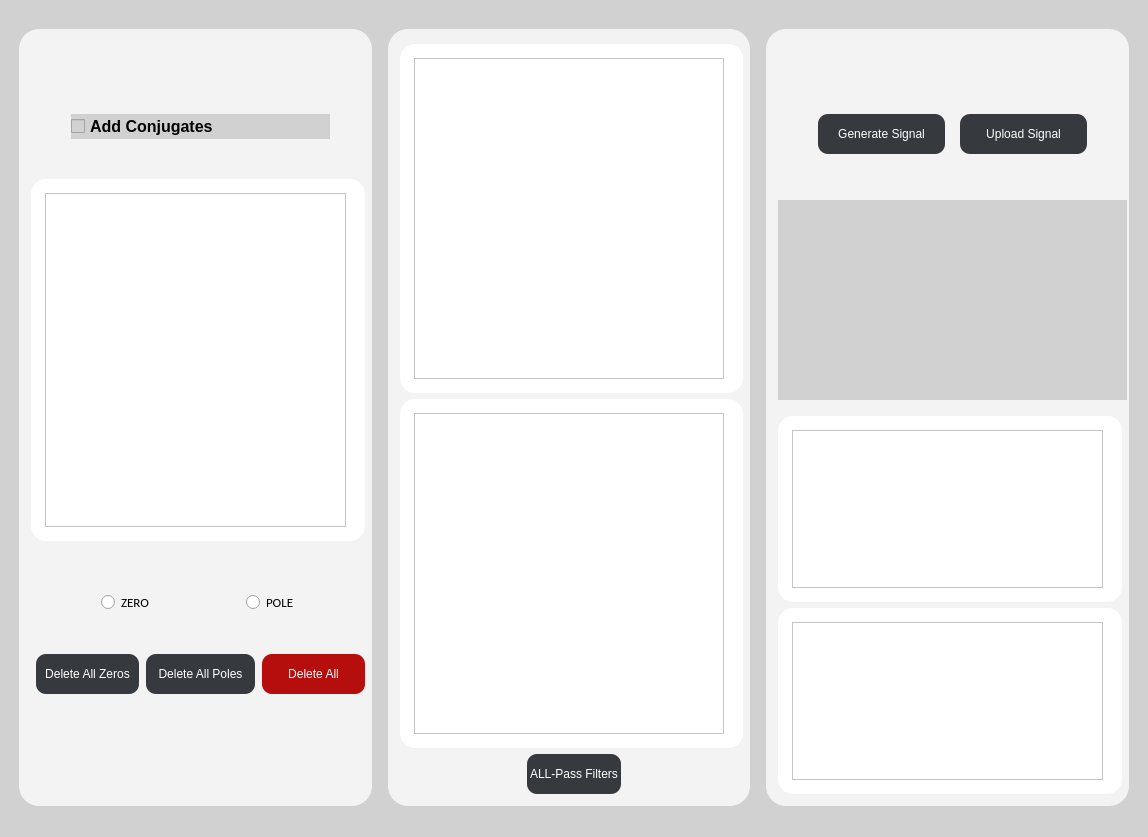
<?xml version="1.0" encoding="UTF-8"?>
<ui version="4.0">
 <class>MainWindow</class>
 <widget class="QMainWindow" name="MainWindow">
  <property name="geometry">
   <rect>
    <x>0</x>
    <y>0</y>
    <width>1148</width>
    <height>837</height>
   </rect>
  </property>
  <property name="windowTitle">
   <string>MainWindow</string>
  </property>
  <property name="styleSheet">
   <string notr="true">background-color:rgb(209, 209, 209)</string>
  </property>
  <widget class="QWidget" name="centralwidget">
   <layout class="QGridLayout" name="gridLayout_6">
    <item row="0" column="0">
     <layout class="QHBoxLayout" name="horizontalLayout">
      <property name="topMargin">
       <number>20</number>
      </property>
      <item>
       <layout class="QVBoxLayout" name="verticalLayout_3">
        <property name="spacing">
         <number>50</number>
        </property>
        <property name="sizeConstraint">
         <enum>QLayout::SetDefaultConstraint</enum>
        </property>
        <property name="leftMargin">
         <number>10</number>
        </property>
        <item>
         <widget class="QGroupBox" name="groupBox_5">
          <property name="maximumSize">
           <size>
            <width>520</width>
            <height>16777215</height>
           </size>
          </property>
          <property name="baseSize">
           <size>
            <width>0</width>
            <height>0</height>
           </size>
          </property>
          <property name="cursor">
           <cursorShape>ArrowCursor</cursorShape>
          </property>
          <property name="mouseTracking">
           <bool>false</bool>
          </property>
          <property name="tabletTracking">
           <bool>false</bool>
          </property>
          <property name="focusPolicy">
           <enum>Qt::NoFocus</enum>
          </property>
          <property name="styleSheet">
           <string notr="true">QGroupBox {
  width: 65vw;
  height: 90vh;
  background-color: rgb(243, 243, 243); /* Use color names directly */
  border-radius: 20px;
  padding: 5px; /* Adjust padding as needed */
  margin-right: 10px;
}

/* You may need to adjust the sub-controls styles based on your specific requirements */
QGroupBox::title {
  subcontrol-origin: margin;
  subcontrol-position: top center;
  padding: 0 3px;
}

QGroupBox::indicator {
  width: 13px;
  height: 13px;
}


</string>
          </property>
          <property name="title">
           <string/>
          </property>
          <layout class="QGridLayout" name="gridLayout_2">
           <item row="0" column="0">
            <layout class="QVBoxLayout" name="verticalLayout_10">
             <property name="spacing">
              <number>0</number>
             </property>
             <property name="sizeConstraint">
              <enum>QLayout::SetDefaultConstraint</enum>
             </property>
             <item>
              <layout class="QHBoxLayout" name="horizontalLayout_2">
               <property name="spacing">
                <number>15</number>
               </property>
               <property name="topMargin">
                <number>70</number>
               </property>
               <property name="bottomMargin">
                <number>20</number>
               </property>
               <item>
                <layout class="QVBoxLayout" name="verticalLayout_4">
                 <property name="leftMargin">
                  <number>40</number>
                 </property>
                 <property name="rightMargin">
                  <number>40</number>
                 </property>
                 <item>
                  <widget class="QCheckBox" name="add_conjugates">
                   <property name="font">
                    <font>
                     <pointsize>12</pointsize>
                     <bold>true</bold>
                    </font>
                   </property>
                   <property name="text">
                    <string>Add Conjugates</string>
                   </property>
                  </widget>
                 </item>
                </layout>
               </item>
              </layout>
             </item>
             <item>
              <layout class="QHBoxLayout" name="horizontalLayout_4">
               <property name="topMargin">
                <number>20</number>
               </property>
               <property name="bottomMargin">
                <number>40</number>
               </property>
               <item>
                <widget class="QGroupBox" name="groupBox">
                 <property name="styleSheet">
                  <string notr="true">QGroupBox {
  width: 65vw;
  height: 90vh;
  background-color: white; /* Use color names directly */
  border-radius: 15px;
  padding: 5px; /* Adjust padding as needed */
  margin-right: 5px;
}

/* You may need to adjust the sub-controls styles based on your specific requirements */
QGroupBox::title {
  subcontrol-origin: margin;
  subcontrol-position: top center;
  padding: 0 3px;
}

QGroupBox::indicator {
  width: 13px;
  height: 13px;
}


</string>
                 </property>
                 <property name="title">
                  <string/>
                 </property>
                 <layout class="QGridLayout" name="gridLayout_7">
                  <item row="0" column="0">
                   <widget class="PlotWidget" name="circle_graph">
                    <property name="styleSheet">
                     <string notr="true">QGraphicsView {
    background-color: white;
}</string>
                    </property>
                   </widget>
                  </item>
                 </layout>
                </widget>
               </item>
              </layout>
             </item>
             <item>
              <layout class="QHBoxLayout" name="horizontalLayout_6">
               <property name="spacing">
                <number>0</number>
               </property>
               <property name="leftMargin">
                <number>20</number>
               </property>
               <property name="topMargin">
                <number>10</number>
               </property>
               <property name="rightMargin">
                <number>30</number>
               </property>
               <property name="bottomMargin">
                <number>20</number>
               </property>
               <item>
                <layout class="QVBoxLayout" name="verticalLayout_11">
                 <property name="leftMargin">
                  <number>50</number>
                 </property>
                 <item>
                  <widget class="QRadioButton" name="zero_radiobtn">
                   <property name="font">
                    <font>
                     <family>Calibri</family>
                     <pointsize>10</pointsize>
                     <bold>false</bold>
                    </font>
                   </property>
                   <property name="styleSheet">
                    <string notr="true">    background-color: none</string>
                   </property>
                   <property name="text">
                    <string>ZERO</string>
                   </property>
                  </widget>
                 </item>
                </layout>
               </item>
               <item>
                <layout class="QVBoxLayout" name="verticalLayout_12">
                 <property name="leftMargin">
                  <number>50</number>
                 </property>
                 <item>
                  <widget class="QRadioButton" name="polae_radiobtn">
                   <property name="font">
                    <font>
                     <family>Calibri</family>
                     <pointsize>10</pointsize>
                    </font>
                   </property>
                   <property name="styleSheet">
                    <string notr="true">    background-color:none
</string>
                   </property>
                   <property name="text">
                    <string>POLE</string>
                   </property>
                  </widget>
                 </item>
                </layout>
               </item>
              </layout>
             </item>
             <item>
              <layout class="QHBoxLayout" name="horizontalLayout_3">
               <property name="spacing">
                <number>7</number>
               </property>
               <property name="topMargin">
                <number>20</number>
               </property>
               <property name="bottomMargin">
                <number>100</number>
               </property>
               <item>
                <layout class="QVBoxLayout" name="verticalLayout_8">
                 <property name="leftMargin">
                  <number>5</number>
                 </property>
                 <item>
                  <widget class="QPushButton" name="delete_zeros_btn">
                   <property name="minimumSize">
                    <size>
                     <width>100</width>
                     <height>40</height>
                    </size>
                   </property>
                   <property name="styleSheet">
                    <string notr="true">QPushButton {
    width: 50%;
    background-color: #36393D; /* Replace with the corresponding color value for --dark-grey in your application */
    color: white;
    border-radius: 10px;
    text-align: center;

}

QPushButton:hover {
    background-color: #1b1d1f; /* Replace with the corresponding color value for --darkest-color in your application */
}
</string>
                   </property>
                   <property name="text">
                    <string>Delete All Zeros</string>
                   </property>
                  </widget>
                 </item>
                </layout>
               </item>
               <item>
                <layout class="QVBoxLayout" name="verticalLayout_6">
                 <item>
                  <widget class="QPushButton" name="delete_poles_btn">
                   <property name="minimumSize">
                    <size>
                     <width>100</width>
                     <height>40</height>
                    </size>
                   </property>
                   <property name="styleSheet">
                    <string notr="true">QPushButton {
    width: 50%;
    background-color: #36393D; /* Replace with the corresponding color value for --dark-grey in your application */
    color: white;
    border-radius: 10px;
    text-align: center;

}

QPushButton:hover {
    background-color: #1b1d1f; /* Replace with the corresponding color value for --darkest-color in your application */
}
</string>
                   </property>
                   <property name="text">
                    <string>Delete All Poles</string>
                   </property>
                  </widget>
                 </item>
                </layout>
               </item>
               <item>
                <layout class="QVBoxLayout" name="verticalLayout_7">
                 <property name="rightMargin">
                  <number>5</number>
                 </property>
                 <item>
                  <widget class="QPushButton" name="delete_all_btn">
                   <property name="minimumSize">
                    <size>
                     <width>90</width>
                     <height>40</height>
                    </size>
                   </property>
                   <property name="styleSheet">
                    <string notr="true">QPushButton {
    width: 50%;
    background-color: rgb(182, 13, 13); /* Replace with the corresponding color value for --dark-grey in your application */
    color: white;
    border-radius: 10px;
    text-align: center;

}

QPushButton:hover {
    background-color: white;
color:red /* Replace with the corresponding color value for --darkest-color in your application */
}
</string>
                   </property>
                   <property name="text">
                    <string>Delete All</string>
                   </property>
                  </widget>
                 </item>
                </layout>
               </item>
              </layout>
             </item>
            </layout>
           </item>
          </layout>
         </widget>
        </item>
       </layout>
      </item>
      <item>
       <layout class="QVBoxLayout" name="verticalLayout_2">
        <item>
         <widget class="QGroupBox" name="groupBox_4">
          <property name="minimumSize">
           <size>
            <width>0</width>
            <height>0</height>
           </size>
          </property>
          <property name="maximumSize">
           <size>
            <width>950</width>
            <height>16777215</height>
           </size>
          </property>
          <property name="styleSheet">
           <string notr="true">QGroupBox {
  width: 65vw;
  height: 90vh;
  background-color: rgb(243, 243, 243); /* Use color names directly */
  border-radius: 20px;
  padding: 5px; /* Adjust padding as needed */
  margin-right: 10px;
}

/* You may need to adjust the sub-controls styles based on your specific requirements */
QGroupBox::title {
  subcontrol-origin: margin;
  subcontrol-position: top center;
  padding: 0 3px;
}

QGroupBox::indicator {
  width: 13px;
  height: 13px;
}


</string>
          </property>
          <property name="title">
           <string/>
          </property>
          <layout class="QGridLayout" name="gridLayout_5">
           <item row="0" column="0">
            <layout class="QVBoxLayout" name="verticalLayout_14">
             <item>
              <layout class="QHBoxLayout" name="horizontalLayout_7">
               <item>
                <widget class="QGroupBox" name="groupBox_2">
                 <property name="styleSheet">
                  <string notr="true">QGroupBox {
  width: 65vw;
  height: 90vh;
  background-color: white; /* Use color names directly */
  border-radius: 15px;
  padding: 5px; /* Adjust padding as needed */
  margin-right: 5px;
}

/* You may need to adjust the sub-controls styles based on your specific requirements */
QGroupBox::title {
  subcontrol-origin: margin;
  subcontrol-position: top center;
  padding: 0 3px;
}

QGroupBox::indicator {
  width: 13px;
  height: 13px;
}


</string>
                 </property>
                 <property name="title">
                  <string/>
                 </property>
                 <layout class="QGridLayout" name="gridLayout_3">
                  <item row="0" column="0">
                   <widget class="PlotWidget" name="frequancy_responce_graph">
                    <property name="styleSheet">
                     <string notr="true">QGraphicsView {
    background-color: white;
}</string>
                    </property>
                   </widget>
                  </item>
                 </layout>
                </widget>
               </item>
              </layout>
             </item>
             <item>
              <layout class="QHBoxLayout" name="horizontalLayout_8">
               <item>
                <widget class="QGroupBox" name="groupBox_6">
                 <property name="styleSheet">
                  <string notr="true">QGroupBox {
  width: 65vw;
  height: 90vh;
  background-color: white; /* Use color names directly */
  border-radius: 15px;
  padding: 5px; /* Adjust padding as needed */
  margin-right: 5px;
}

/* You may need to adjust the sub-controls styles based on your specific requirements */
QGroupBox::title {
  subcontrol-origin: margin;
  subcontrol-position: top center;
  padding: 0 3px;
}

QGroupBox::indicator {
  width: 13px;
  height: 13px;
}


</string>
                 </property>
                 <property name="title">
                  <string/>
                 </property>
                 <layout class="QGridLayout" name="gridLayout_4">
                  <item row="0" column="0">
                   <widget class="PlotWidget" name="phase_responce_graph">
                    <property name="styleSheet">
                     <string notr="true">QGraphicsView {
    background-color: white;
}</string>
                    </property>
                   </widget>
                  </item>
                 </layout>
                </widget>
               </item>
              </layout>
             </item>
             <item>
              <layout class="QVBoxLayout" name="verticalLayout_13">
               <property name="leftMargin">
                <number>90</number>
               </property>
               <property name="rightMargin">
                <number>90</number>
               </property>
               <item>
                <widget class="QPushButton" name="all_pass_filter_btn">
                 <property name="minimumSize">
                  <size>
                   <width>0</width>
                   <height>40</height>
                  </size>
                 </property>
                 <property name="styleSheet">
                  <string notr="true">QPushButton {
    width: 50%;
    background-color: #36393D; /* Replace with the corresponding color value for --dark-grey in your application */
    color: white;
    border-radius: 10px;
    margin-left: auto;
    margin-right: auto;

}

QPushButton:hover {
    background-color: #1b1d1f; /* Replace with the corresponding color value for --darkest-color in your application */
}
</string>
                 </property>
                 <property name="text">
                  <string>ALL-Pass Filters</string>
                 </property>
                </widget>
               </item>
              </layout>
             </item>
            </layout>
           </item>
          </layout>
         </widget>
        </item>
       </layout>
      </item>
      <item>
       <widget class="QGroupBox" name="groupBox_7">
        <property name="minimumSize">
         <size>
          <width>0</width>
          <height>0</height>
         </size>
        </property>
        <property name="maximumSize">
         <size>
          <width>520</width>
          <height>16777215</height>
         </size>
        </property>
        <property name="styleSheet">
         <string notr="true">QGroupBox {
  width: 65vw;
  height: 90vh;
  background-color: rgb(243, 243, 243); /* Use color names directly */
  border-radius: 20px;
  padding: 5px; /* Adjust padding as needed */
  margin-right: 10px;
}

/* You may need to adjust the sub-controls styles based on your specific requirements */
QGroupBox::title {
  subcontrol-origin: margin;
  subcontrol-position: top center;
  padding: 0 3px;
}

QGroupBox::indicator {
  width: 13px;
  height: 13px;
}


</string>
        </property>
        <property name="title">
         <string/>
        </property>
        <layout class="QGridLayout" name="gridLayout">
         <item row="0" column="0">
          <layout class="QVBoxLayout" name="verticalLayout_18">
           <item>
            <layout class="QHBoxLayout" name="horizontalLayout_11">
             <property name="spacing">
              <number>15</number>
             </property>
             <property name="topMargin">
              <number>70</number>
             </property>
             <property name="bottomMargin">
              <number>20</number>
             </property>
             <item>
              <layout class="QVBoxLayout" name="verticalLayout_16">
               <property name="leftMargin">
                <number>40</number>
               </property>
               <item>
                <widget class="QPushButton" name="Generate_sig_btn">
                 <property name="minimumSize">
                  <size>
                   <width>0</width>
                   <height>40</height>
                  </size>
                 </property>
                 <property name="styleSheet">
                  <string notr="true">QPushButton {
    width: 50%;
    background-color: #36393D; /* Replace with the corresponding color value for --dark-grey in your application */
    color: white;
    border-radius: 10px;
    text-align: center;

}

QPushButton:hover {
    background-color: #1b1d1f; /* Replace with the corresponding color value for --darkest-color in your application */
}
</string>
                 </property>
                 <property name="text">
                  <string>Generate Signal</string>
                 </property>
                </widget>
               </item>
              </layout>
             </item>
             <item>
              <layout class="QVBoxLayout" name="verticalLayout_17">
               <property name="rightMargin">
                <number>40</number>
               </property>
               <item>
                <widget class="QPushButton" name="upload_sig_btn">
                 <property name="minimumSize">
                  <size>
                   <width>0</width>
                   <height>40</height>
                  </size>
                 </property>
                 <property name="styleSheet">
                  <string notr="true">QPushButton {
    width: 50%;
    background-color: #36393D; /* Replace with the corresponding color value for --dark-grey in your application */
    color: white;
    border-radius: 10px;
    text-align: center;

}

QPushButton:hover {
    background-color: #1b1d1f; /* Replace with the corresponding color value for --darkest-color in your application */
}
</string>
                 </property>
                 <property name="text">
                  <string>Upload Signal</string>
                 </property>
                </widget>
               </item>
              </layout>
             </item>
            </layout>
           </item>
           <item>
            <layout class="QHBoxLayout" name="horizontalLayout_12">
             <property name="topMargin">
              <number>20</number>
             </property>
             <property name="bottomMargin">
              <number>10</number>
             </property>
             <item>
              <widget class="QWidget" name="hoverWidget" native="true">
               <property name="minimumSize">
                <size>
                 <width>0</width>
                 <height>200</height>
                </size>
               </property>
               <property name="maximumSize">
                <size>
                 <width>16777215</width>
                 <height>300</height>
                </size>
               </property>
               <property name="styleSheet">
                <string notr="true">QGroupBox {
  width: 65vw;
  height: 90vh;
  background-color: #36393D;  /* Use color names directly */
  border-radius: 15px;
  padding: 5px; /* Adjust padding as needed */
  margin-right: 5px;
}

/* You may need to adjust the sub-controls styles based on your specific requirements */
QGroupBox::title {
  subcontrol-origin: margin;
  subcontrol-position: top center;
  padding: 0 3px;
}

QGroupBox::indicator {
  width: 13px;
  height: 13px;
}


</string>
               </property>
              </widget>
             </item>
            </layout>
           </item>
           <item>
            <widget class="QGroupBox" name="groupBox_8">
             <property name="styleSheet">
              <string notr="true">QGroupBox {
  width: 65vw;
  height: 90vh;
  background-color: white; /* Use color names directly */
  border-radius: 15px;
  padding: 5px; /* Adjust padding as needed */
  margin-right: 5px;
}

/* You may need to adjust the sub-controls styles based on your specific requirements */
QGroupBox::title {
  subcontrol-origin: margin;
  subcontrol-position: top center;
  padding: 0 3px;
}

QGroupBox::indicator {
  width: 13px;
  height: 13px;
}


</string>
             </property>
             <property name="title">
              <string/>
             </property>
             <layout class="QVBoxLayout" name="verticalLayout_15">
              <item>
               <widget class="PlotWidget" name="hoveredInput">
                <property name="styleSheet">
                 <string notr="true">QGraphicsView {
    background-color: white;
}</string>
                </property>
               </widget>
              </item>
             </layout>
            </widget>
           </item>
           <item>
            <widget class="QGroupBox" name="groupBox_3">
             <property name="styleSheet">
              <string notr="true">QGroupBox {
  width: 65vw;
  height: 90vh;
  background-color: white; /* Use color names directly */
  border-radius: 15px;
  padding: 5px; /* Adjust padding as needed */
  margin-right: 5px;
}

/* You may need to adjust the sub-controls styles based on your specific requirements */
QGroupBox::title {
  subcontrol-origin: margin;
  subcontrol-position: top center;
  padding: 0 3px;
}

QGroupBox::indicator {
  width: 13px;
  height: 13px;
}


</string>
             </property>
             <property name="title">
              <string/>
             </property>
             <layout class="QVBoxLayout" name="verticalLayout">
              <item>
               <widget class="PlotWidget" name="hoveredOutput">
                <property name="styleSheet">
                 <string notr="true">QGraphicsView {
    background-color: white;
}</string>
                </property>
               </widget>
              </item>
             </layout>
            </widget>
           </item>
          </layout>
         </item>
        </layout>
       </widget>
      </item>
     </layout>
    </item>
   </layout>
  </widget>
  <widget class="QMenuBar" name="menubar">
   <property name="geometry">
    <rect>
     <x>0</x>
     <y>0</y>
     <width>1148</width>
     <height>26</height>
    </rect>
   </property>
  </widget>
  <widget class="QStatusBar" name="statusbar"/>
 </widget>
 <customwidgets>
  <customwidget>
   <class>PlotWidget</class>
   <extends>QGraphicsView</extends>
   <header>pyqtgraph</header>
   <container>1</container>
  </customwidget>
 </customwidgets>
 <resources/>
 <connections/>
</ui>
